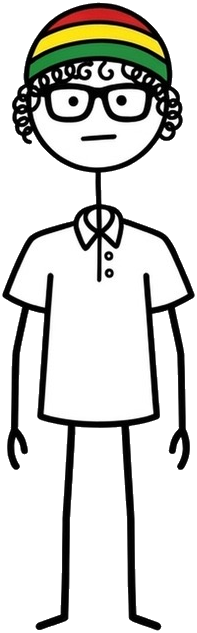
#> input picture engine/zulsheet/poses/beanie-full-front.png, 197 x 633 px, given in place of nb-bust-idle.png, which was not available
$ python zulrig.py
#> lines starting #> are read from the running program, lines starting #| are printed output that depends on the picture; after the words box and inside, x2 and y2 are one past the last pixel; in counts of white or black regions, pixels touching at a corner belong together; pictures that were not available may be replaced by others from this repository, and a replacement may not be noted
#> in build, im is the input picture: PIL image 197x633 RGBA; mean R, G, B, A 209.1, 209.1, 205.4, 116.3
# -*- coding: utf-8 -*-
"""Rig the sheet artwork so it can be animated over footage.

Pose-swapping alone is a slideshow of stills. This cuts each pose at the neck
so the head can bob, tilt and lip-sync against a body that breathes, which is
puppet animation of the owner's own drawing rather than a second rendering of
the character.

Everything is measured off the art: the neck is the narrowest ink span between
head and collar, and the mouth is the enclosed dark shape low in the face.
"""
import os, json
from collections import deque
from PIL import Image
import numpy as np

HERE = os.path.dirname(os.path.abspath(__file__))
POSES = os.path.join(HERE, 'zulsheet', 'poses')
RIG = os.path.join(HERE, 'zulsheet', 'rig')


def _ink(a):
    return (a[:, :, 3] > 40) & (a[:, :, :3].max(2) < 110)
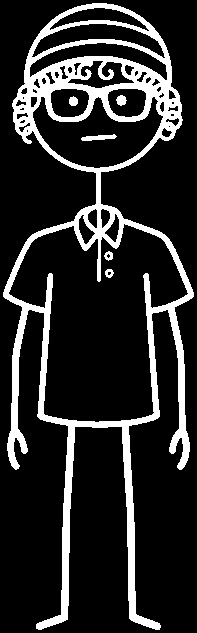
#> returned value: shape (633, 197) bool; 16.4% white; 6 white regions, box (x1, y1, x2, y2) and area: (3, 3, 194, 630) 19978, (81, 134, 117, 141) 153, (116, 95, 127, 106) 85, (69, 96, 78, 106) 71, (104, 251, 113, 261) 57, (105, 269, 114, 278) 54


def neck(a):
    """(x_centre, y_top, y_bottom) of the neck column."""
    ink = _ink(a)
    h, w = ink.shape
#> h = 633; w = 197
    widths = []
    for y in range(int(h * 0.25), int(h * 0.75)):
        xs = np.where(ink[y])[0]
        widths.append((y, (xs.max() - xs.min() + 1) if len(xs) else 9999,
                       (xs.min() + xs.max()) / 2 if len(xs) else 0))
#> this loop made 316 passes
#> xs on passes 15 to 17: [94, 95, 96, 97, 98, 99, 100], [96, 97, 98, 99, 100], [96, 97, 98, 99, 100]
#> after the loop, widths = 316 items, first 6: (158, 85, 97), (159, 82, 97.5), (160, 79, 97), (161, 76, 97.5), (162, 73, 97), (163, 69, 97)
    thin = [t for t in widths if t[1] <= 14]
#> thin = 33 items, first 6: (172, 7, 97), (173, 5, 98), (174, 5, 98), (175, 5, 98), (176, 5, 98), (177, 5, 98)
    if not thin:
        return None
    # longest contiguous run of thin rows
    runs, cur = [], [thin[0]]
#> runs = []; cur = [(172, 7, 97)]
    for t in thin[1:]:
        if t[0] == cur[-1][0] + 1:
            cur.append(t)
        else:
            runs.append(cur); cur = [t]
#> this loop made 32 passes
#> t on passes 1 to 12: (173, 5, 98), (174, 5, 98), (175, 5, 98), (176, 5, 98), (177, 5, 98), (178, 5, 98), (179, 5, 98), (180, 5, 98), (181, 5, 98), (182, 5, 98), (183, 5, 98), (184, 5, 98)
    runs.append(cur)
    run = max(runs, key=len)
#> run has the same summary as thin
    return (float(np.mean([t[2] for t in run])), run[0][0], run[-1][0])


def mouth_box(a, face_top_frac=0.12, face_bot_frac=0.46):
    """Bounding box of the drawn mouth, so it can be covered and replaced."""
    ink = _ink(a)
    h, w = ink.shape
    y0, y1 = int(h * face_top_frac), int(h * face_bot_frac)
    band = ink[y0:y1].copy()
    # The mouth is a small blob near the horizontal centre, below the eyes and
    # clear of the outline, so ignore anything touching the band edges.
    lab = np.zeros(band.shape, np.int32)
    best = None
    n = 0
    for yy in range(band.shape[0]):
        for xx in range(band.shape[1]):
            if band[yy, xx] and lab[yy, xx] == 0:
                n += 1
                q, pix = deque([(yy, xx)]), []
                lab[yy, xx] = n
                while q:
                    cy, cx = q.popleft(); pix.append((cy, cx))
                    for dy, dx in ((1,0),(-1,0),(0,1),(0,-1)):
                        ny, nx = cy+dy, cx+dx
                        if (0 <= ny < band.shape[0] and 0 <= nx < band.shape[1]
                                and band[ny, nx] and lab[ny, nx] == 0):
                            lab[ny, nx] = n; q.append((ny, nx))
                ys = [p[0] for p in pix]; xs = [p[1] for p in pix]
                if min(ys) == 0 or max(ys) == band.shape[0]-1:
                    continue                      # part of the outline
                cx_ = (min(xs) + max(xs)) / 2
                if abs(cx_ - w/2) > w * 0.16:
                    continue                      # not central: an eye or a curl
                area = len(pix)
                if 12 <= area <= w * h * 0.02:
                    cand = (min(xs), y0+min(ys), max(xs)+1, y0+max(ys)+1, area,
                            (min(ys)+max(ys))/2)
                    if best is None or cand[5] > best[5]:
                        best = cand               # lowest central blob = mouth
    return best[:4] if best else None


def build(name, force=False, warm=False):
    """Split one pose into head + body with a pivot. Cached on disk."""
    os.makedirs(RIG, exist_ok=True)
    suffix = '-warm' if warm else ''
    meta_p = os.path.join(RIG, name + suffix + '.json')
    if os.path.exists(meta_p) and not force:
        return json.load(open(meta_p))
    im = Image.open(os.path.join(POSES, name + '.png')).convert('RGBA')
    cheeks = None
    if warm:
        # The Meticulous Investor runs a warm face. The skin tint is constant
        # so it is baked here; the blush is NOT, because it has to come and go.
        import thumb
        _, cheeks = thumb.face_region(im)
        im = thumb.tint_face(im, cheeks=False)
    a = np.asarray(im)
    nk = neck(a)
#> nk = (97.98, 172, 204)
    if nk is None:
        raise SystemExit('no neck found in %s — is it a full-body pose?' % name)
    nx, ny0, ny1 = nk
#> nx = 97.98; ny0 = 172; ny1 = 204
    cut = int((ny0 + ny1) / 2)
#> cut = 188
    # Overlap by a few pixels so the join never shows a seam when the head
    # rotates a degree or two.
    head = im.crop((0, 0, im.width, min(im.height, cut + 6)))
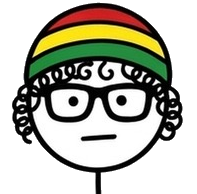
#> head: PIL image 197x194 RGBA; mean R, G, B, A 183.1, 183, 171.1, 145.9; transparent parts drawn white
    body = im.crop((0, max(0, cut - 6), im.width, im.height))
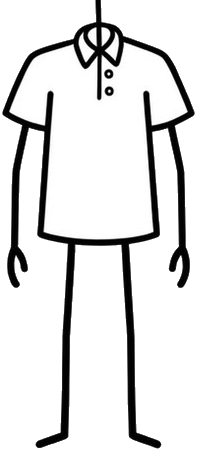
#> body: PIL image 197x451 RGBA; mean R, G, B, A 221.3, 221.3, 221.3, 100.7; transparent parts drawn white
    head.save(os.path.join(RIG, name + suffix + '-head.png'))
    # A head with the drawn mouth painted out, so a driven mouth can take its
    # place. The fill colour is sampled just above the mouth, which is face
    # whether or not the skin tint has been applied.
    mb0 = mouth_box(a)
#> in mouth_box, `band = ink[y0:y1].copy()`:
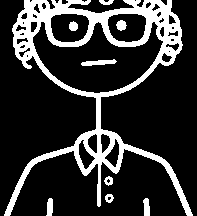
#> band: shape (216, 197) bool; 19.7% white; 9 white regions, largest, box (x1, y1, x2, y2) and area: (4, 0, 193, 216) 7705, (81, 59, 117, 66) 153, (143, 198, 150, 216) 101
#> after the loop in mouth_box, `for yy in range(band.shape[0]):`:
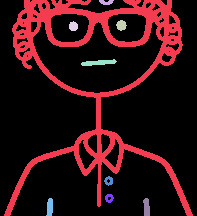
#> lab: shape (216, 197) int32; 10 distinct labels, from 0 to 9; one colour per label, 0 black
#> mb0 = (105, 269, 114, 278)
    if mb0:
        hx0, hy0, hx1, hy1 = mb0
#> hx0 = 105; hy0 = 269; hx1 = 114; hy1 = 278
        ha = np.asarray(head).copy()
#> (the run stopped early here; a loop or call above may not have finished)

$ run again, on engine/zulsheet/poses/full-point-right.png
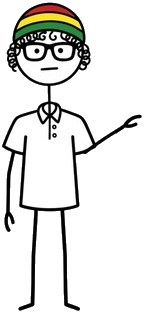
#> input picture engine/zulsheet/poses/full-point-right.png, 144 x 313 px, given in place of full-point-right.png.png, which was not available
#> in build, im is the input picture: PIL image 144x313 RGBA; mean R, G, B, A 224.7, 224.7, 222.3, 78.2
#> in _ink, `return (a[:, :, 3] > 40) & (a[:, :, :3].max(2) < 110)`:
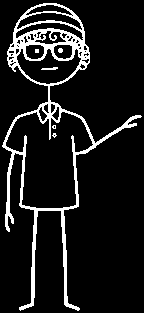
#> returned value: shape (313, 144) bool; 10.5% white; 6 white regions (3 under 20 px), largest, box (x1, y1, x2, y2) and area: (2, 3, 142, 311) 4652, (41, 67, 58, 70) 36, (58, 48, 63, 53) 21
#> the loop in neck, `for y in range(int(h * 0.25), int(h * 0.75)):` made 156 passes
#> xs on passes 1 to 3: [27, 28, 29, 30, 66, 67, 68, 69], [29, 30, 31, 32, 65, 66, 67, 68], [30, 31, 32, 33, 34, 63, 64, 65, 66, 67]
#> after the loop in neck, `for y in range(int(h * 0.25), int(h * 0.75)):`: widths = 156 items, first 6: (78, 43, 48), (79, 40, 48.5), (80, 38, 48.5), (81, 34, 48.5), (82, 30, 48.5), (83, 26, 48.5)
#> thin = [(85, 10, 48.5), (86, 2, 48.5), (87, 2, 48.5), (88, 2, 48.5), (89, 2, 48.5), (90, 2, 48.5), (91, 2, 48.5), (92, 2, 48.5), (93, 2, 48.5), (94, 2, 48.5), (95, 2, 48.5), (96, 2, 48.5), (97, 2, 48.5), (98, 2, 48.5), (99, 2, 48.5), (100, 3, 49), (101, 3, 49), (102, 10, 49.5)]
#> runs = []; cur = [(85, 10, 48.5)]
#> the loop in neck, `for t in thin[1:]:` made 17 passes
#> run has the same summary as thin
#> nk = (48.61, 85, 102)
#> nx = 48.61; ny0 = 85; ny1 = 102
#> cut = 93
#> band: shape (106, 144) bool; 14.5% white; 10 white regions (5 under 20 px), largest, box (x1, y1, x2, y2) and area: (3, 0, 95, 106) 1848, (96, 78, 142, 106) 210, (41, 30, 58, 33) 36, (24, 98, 27, 106) 22, (58, 11, 63, 16) 21
#> after the loop in mouth_box, `for yy in range(band.shape[0]):`:
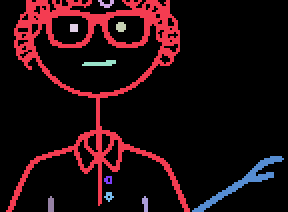
#> lab: shape (106, 144) int32 (shown 2 times larger); 11 distinct labels, from 0 to 10; one colour per label, 0 black
#> mb0 = (52, 133, 57, 138)
#> hx0 = 52; hy0 = 133; hx1 = 57; hy1 = 138
